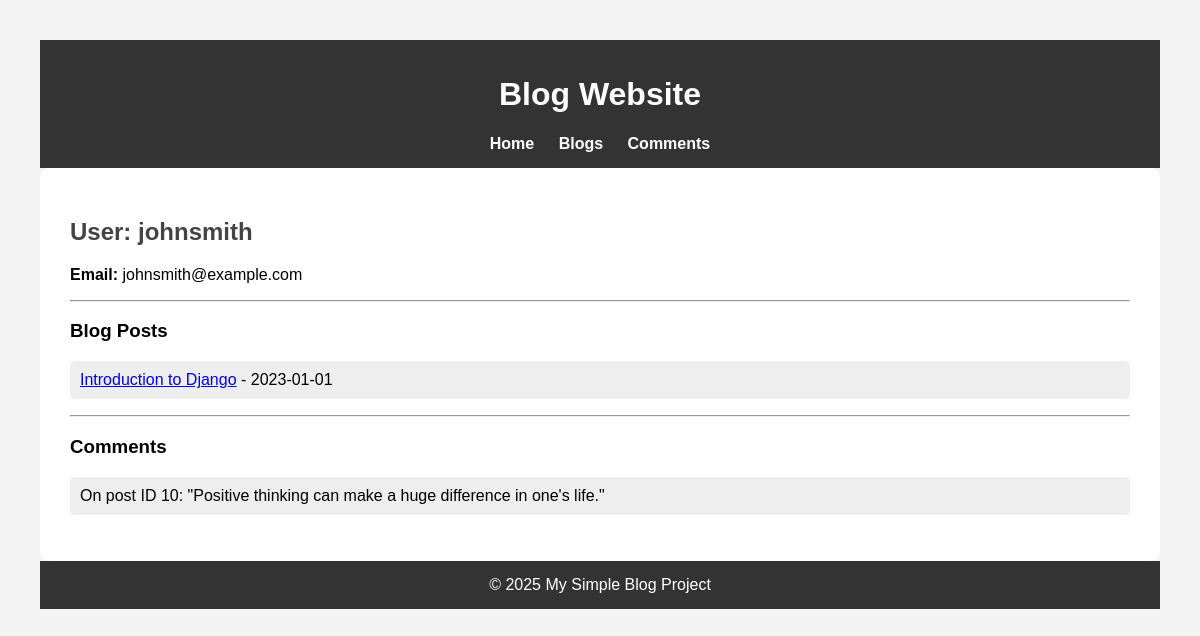
The page /user/1/ on the database its author committed.
### blog/models.py (models this page shows, shortened)
class User(models.Model):
    username = models.CharField(max_length=150, unique=True)
    email = models.EmailField(unique=True)
    password = models.CharField(max_length=255)

class Post(models.Model):
    title = models.CharField(max_length=255)
    content = models.TextField()
    category = models.ForeignKey('Category', on_delete=models.CASCADE)
    date_published = models.DateTimeField()
    user = models.ForeignKey(User, on_delete=models.CASCADE)

class Comment(models.Model):
    post = models.ForeignKey(Post, related_name='comments', on_delete=models.CASCADE)
    user = models.ForeignKey(User, on_delete=models.CASCADE)
    content = models.TextField()
    date_posted = models.DateTimeField(auto_now_add=True)

### blog/views.py (the view)
# urls.py: path('user/<int:id>/', views.user_posts, name='user_posts'),
def user_posts(request, id):
    user = get_object_or_404(User, id=id)
    posts = Post.objects.filter(user=user)
    comments = Comment.objects.filter(user=user)
    return render(request, 'blog/user_posts.html', {
        'user': user,
        'posts': posts,
        'comments': comments
    })

### blog/templates/blog/user_posts.html
{% extends 'blog/master.html' %}
{% block content %}
<h2>User: {{ user.username }}</h2>
<p><strong>Email:</strong> {{ user.email }}</p>
<hr>
<h3>Blog Posts</h3>
{% if posts %}
    <ul>
        {% for post in posts %}
            <li>
                <a href="/blog/{{ post.id }}/">{{ post.title }}</a> - {{ post.date_published|date:"Y-m-d" }}
            </li>
        {% endfor %}
    </ul>
{% else %}
    <p>This user has not written any blog posts yet.</p>
{% endif %}
<hr>
<h3>Comments</h3>
{% if comments %}
    <ul>
        {% for comment in comments %}
            <li>
                On post ID {{ comment.post.id }}: "{{ comment.content }}"
            </li>
        {% endfor %}
    </ul>
{% else %}
    <p>This user has not written any comments yet.</p>
{% endif %}
{% endblock %}

### blog/templates/blog/master.html (style rules this page uses)
body { font-family: Arial, sans-serif; margin: 40px; background-color: #f4f4f4; }
ul { list-style-type: none; padding-left: 0; }
li { background-color: #eee; margin-bottom: 10px; padding: 10px; border-radius: 5px; }
h2 { color: #444; }

### rows shown on the page
User: username "johnsmith", email "johnsmith@example.com"
Post: title "Introduction to Django", date_published "2023-01-01"
Comment: post.id "10", content "Positive thinking can make a huge difference in one's life."
